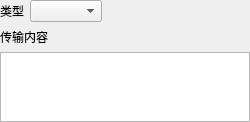
<?xml version="1.0" encoding="UTF-8"?>
<ui version="4.0">
 <class>BodyForm</class>
 <widget class="QWidget" name="BodyForm">
  <property name="geometry">
   <rect>
    <x>0</x>
    <y>0</y>
    <width>250</width>
    <height>117</height>
   </rect>
  </property>
  <property name="windowTitle">
   <string>Form</string>
  </property>
  <layout class="QVBoxLayout" name="verticalLayout">
   <property name="sizeConstraint">
    <enum>QLayout::SizeConstraint::SetDefaultConstraint</enum>
   </property>
   <property name="leftMargin">
    <number>0</number>
   </property>
   <property name="topMargin">
    <number>0</number>
   </property>
   <property name="rightMargin">
    <number>0</number>
   </property>
   <property name="bottomMargin">
    <number>0</number>
   </property>
   <item>
    <layout class="QHBoxLayout" name="horizontalLayout">
     <item>
      <widget class="QLabel" name="label">
       <property name="sizePolicy">
        <sizepolicy hsizetype="Fixed" vsizetype="Preferred">
         <horstretch>0</horstretch>
         <verstretch>0</verstretch>
        </sizepolicy>
       </property>
       <property name="text">
        <string>类型</string>
       </property>
      </widget>
     </item>
     <item>
      <widget class="QComboBox" name="contentTypeCombo">
       <property name="sizeAdjustPolicy">
        <enum>QComboBox::SizeAdjustPolicy::AdjustToContents</enum>
       </property>
      </widget>
     </item>
     <item>
      <spacer name="horizontalSpacer">
       <property name="orientation">
        <enum>Qt::Orientation::Horizontal</enum>
       </property>
       <property name="sizeHint" stdset="0">
        <size>
         <width>40</width>
         <height>20</height>
        </size>
       </property>
      </spacer>
     </item>
    </layout>
   </item>
   <item>
    <widget class="QLabel" name="tipLabel">
     <property name="text">
      <string>传输内容</string>
     </property>
    </widget>
   </item>
   <item>
    <widget class="QTextEdit" name="contentEdit">
     <property name="sizeAdjustPolicy">
      <enum>QAbstractScrollArea::SizeAdjustPolicy::AdjustToContents</enum>
     </property>
    </widget>
   </item>
  </layout>
 </widget>
 <resources/>
 <connections/>
</ui>
